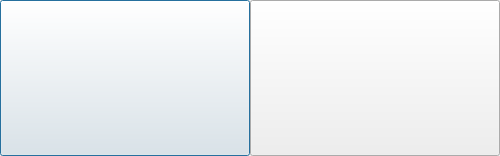
<?xml version="1.0" encoding="UTF-8"?>
<ui version="4.0">
 <class>choose_language</class>
 <widget class="QDialog" name="choose_language">
  <property name="geometry">
   <rect>
    <x>0</x>
    <y>0</y>
    <width>500</width>
    <height>156</height>
   </rect>
  </property>
  <property name="windowTitle">
   <string>Game Knight</string>
  </property>
  <property name="windowIcon">
   <iconset resource="images.qrc">
    <normaloff>:/images/icon.ico</normaloff>:/images/icon.ico</iconset>
  </property>
  <widget class="QPushButton" name="en_button">
   <property name="geometry">
    <rect>
     <x>0</x>
     <y>0</y>
     <width>250</width>
     <height>156</height>
    </rect>
   </property>
   <property name="font">
    <font>
     <kerning>false</kerning>
    </font>
   </property>
   <property name="text">
    <string/>
   </property>
   <property name="icon">
    <iconset resource="images.qrc">
     <normaloff>:/images/en.png</normaloff>:/images/en.png</iconset>
   </property>
   <property name="iconSize">
    <size>
     <width>250</width>
     <height>156</height>
    </size>
   </property>
   <property name="autoRepeat">
    <bool>false</bool>
   </property>
  </widget>
  <widget class="QPushButton" name="pl_button">
   <property name="geometry">
    <rect>
     <x>250</x>
     <y>0</y>
     <width>250</width>
     <height>156</height>
    </rect>
   </property>
   <property name="font">
    <font>
     <kerning>false</kerning>
    </font>
   </property>
   <property name="text">
    <string/>
   </property>
   <property name="icon">
    <iconset resource="images.qrc">
     <normaloff>:/images/pl.png</normaloff>:/images/pl.png</iconset>
   </property>
   <property name="iconSize">
    <size>
     <width>250</width>
     <height>156</height>
    </size>
   </property>
  </widget>
 </widget>
 <resources>
  <include location="images.qrc"/>
 </resources>
 <connections/>
</ui>
